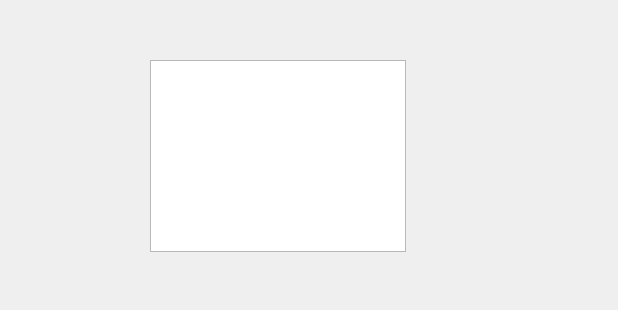
<?xml version="1.0" encoding="UTF-8"?>
<ui version="4.0">
 <class>DialUI</class>
 <widget class="QWidget" name="DialUI">
  <property name="windowModality">
   <enum>Qt::WindowModal</enum>
  </property>
  <property name="geometry">
   <rect>
    <x>0</x>
    <y>0</y>
    <width>618</width>
    <height>310</height>
   </rect>
  </property>
  <property name="sizePolicy">
   <sizepolicy hsizetype="Preferred" vsizetype="Preferred">
    <horstretch>0</horstretch>
    <verstretch>0</verstretch>
   </sizepolicy>
  </property>
  <property name="windowTitle">
   <string>TestWidget Window</string>
  </property>
  <widget class="QGraphicsView" name="graphicsView">
   <property name="geometry">
    <rect>
     <x>150</x>
     <y>60</y>
     <width>256</width>
     <height>192</height>
    </rect>
   </property>
  </widget>
 </widget>
 <resources/>
 <connections/>
</ui>
